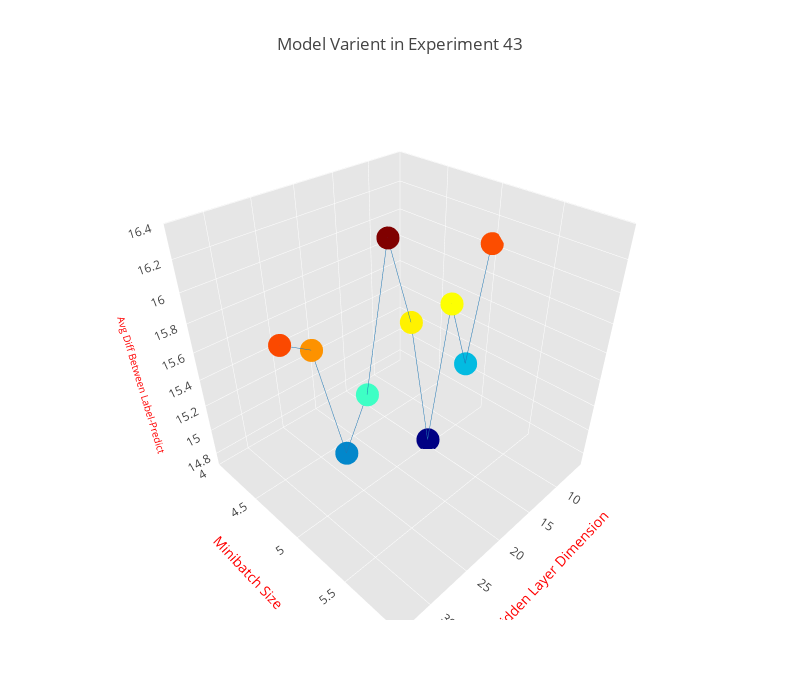

The notebook cell this image was saved under:
### Code cell
trace = go.Scatter3d(
    x=x, y=y, z=z,
    marker=dict(
        size=8,
        color=z,
        colorscale='Jet',
    ),
    line=dict(
        color='#1f77b4',
        width=1
    )
)

data = [trace]
layout = go.Layout(
    width=800,
    height=700,
    title='Model Varient in Experiment 43',
    scene=dict(
        xaxis=dict(
            title='Hidden Layer Dimension',
            titlefont=dict(
                size=14,
                color='#ff0000'
            ),
            gridcolor='rgb(255, 255, 255)',
            zerolinecolor='rgb(255, 255, 255)',
            showbackground=True,
            backgroundcolor='rgb(230, 230,230)'
        ),
        yaxis=dict(
            title='Dense Layer Num',
            titlefont=dict(
                size=14,
                color='#ff0000'
            ),
            gridcolor='rgb(255, 255, 255)',
            zerolinecolor='rgb(255, 255, 255)',
            showbackground=True,
            backgroundcolor='rgb(230, 230,230)'
        ),
        zaxis=dict(
            title='Avg Diff Between Label-Predict',
            titlefont=dict(
                size=10,
                color='#ff0000'
            ),
            gridcolor='rgb(255, 255, 255)',
            zerolinecolor='rgb(255, 255, 255)',
            showbackground=True,
            backgroundcolor='rgb(230, 230,230)'
        ),
    )
)

fig = go.Figure(data=data, layout=layout)
plotly.offline.iplot(fig, filename='simple-3d-scatter.html')

### Figure 1 — Plotly figure (JSON) as saved in the notebook; plotly's stock layout.template omitted (floating-point values rounded to 4 significant figures)
{"data": [{"line": {"color": "#1f77b4", "width": 1}, "marker": {"color": [16.03, 15.21, 15.75, 14.75, 15.77, 16.35, 15.44, 15.1, 15.92, 16.04], "colorscale": "Jet", "size": 8}, "type": "scatter3d", "uid": "219359c8-dc51-11e8-89fe-001a7dda7111", "x": [6, 9, 12, 15, 18, 21, 24, 27, 30, 33], "y": [5, 5, 5, 5, 5, 5, 5, 5, 5, 5], "z": [16.03, 15.21, 15.75, 14.75, 15.77, 16.35, 15.44, 15.1, 15.92, 16.04]}], "layout": {"height": 700, "scene": {"xaxis": {"backgroundcolor": "rgb(230, 230,230)", "gridcolor": "rgb(255, 255, 255)", "showbackground": true, "title": "Hidden Layer Dimension", "titlefont": {"color": "#ff0000", "size": 14}, "zerolinecolor": "rgb(255, 255, 255)"}, "yaxis": {"backgroundcolor": "rgb(230, 230,230)", "gridcolor": "rgb(255, 255, 255)", "showbackground": true, "title": "Minibatch Size", "titlefont": {"color": "#ff0000", "size": 14}, "zerolinecolor": "rgb(255, 255, 255)"}, "zaxis": {"backgroundcolor": "rgb(230, 230,230)", "gridcolor": "rgb(255, 255, 255)", "showbackground": true, "title": "Avg Diff Between Label-Predict", "titlefont": {"color": "#ff0000", "size": 10}, "zerolinecolor": "rgb(255, 255, 255)"}}, "title": "Model Varient in Experiment 43", "width": 800}}
